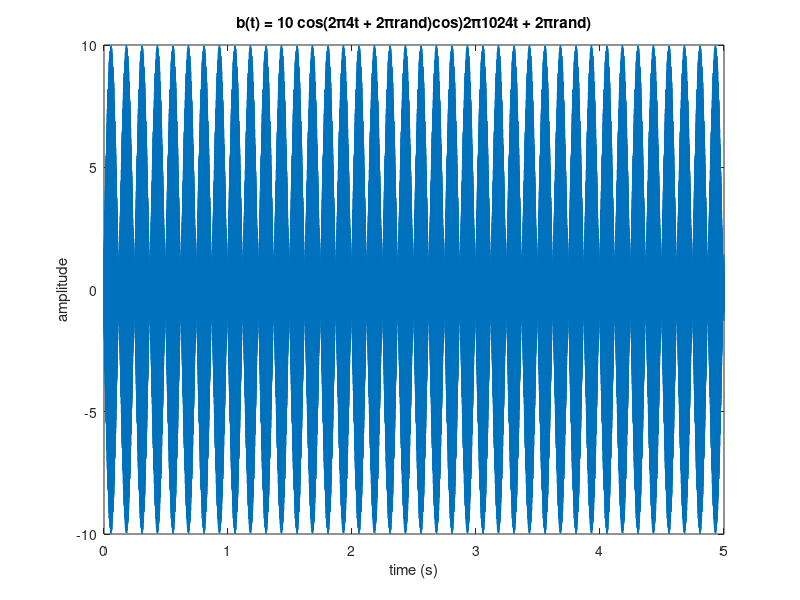

MATLAB code to generate this figure: (Note: this script raises an error after producing the figure.)
%% Spectrograms of AM and FM Signals: Lab S-7 - Exercise 2

clear; close all; clc;
%% 2.1 Beat Notes and Frequency Resolution

% x(t) = B cos(2πf_∆t + φ_∆)cos)2πf_ct + φ_c)

% x(t) = A_1 cos(2πf_1t + φ_1) + A_2 cos(2πf_2t + φ_2)

%% 2.1.1 MATLAB Code for Beat Signals

% b(t) = 10 cos(2π4t + 2πrand)cos)2π1024t + 2πrand)

Amp = 10; %-- B in equation above
fc = 1024; %-- center frequency
phic = 2*pi*rand; %-- phase of 2nd sinusoid (random)
fDelta = 4; %-- modulating frequency
phiDelta = 2*pi*rand; %-- phase of 1st sinusoid (random)
tStart = 0; %-- starting time (secs)
tStop = 5; %-- ending time (secs)
fSamp = 8000; %-- sampling rate (Hz)
%
tt = tStart:(1/fSamp):tStop; %-- vector of times
xx = Amp*cos(2*pi*fc*tt+phic).*cos(2*pi*fDelta*tt+phiDelta);

%% 2.1.2 Beat Notes Spectograms

%% 2.1.2(a)

figure
plot(tt,xx)
title('b(t) = 10 cos(2π4t + 2πrand)cos)2π1024t + 2πrand)')
ylabel('amplitude')
xlabel('time (s)')

%% 2.1.2(b)

% spectrum lines = f_c ± f_∆
spectrum_lines = [fc - fDelta; fc + fDelta]; % = [1020 1028]

%% 2.1.2(c)

L_sect = 256;

figure
plotspec(xx,fSamp,L_sect); colorbar, grid on, zoom on
title('Beat note: L_{sect} = 256')
ylabel('Frequency (Hz)')
xlabel('t')

% There is not enough resolution to see two distinct spectrum lines. Even
% when zoomed in, there is not enough data to observe two spectrum lines.

%% 2.1.2(d)

L_sect (2:5) = [512 1024 2048 4192]; % tested these values for L_sect

figure
plotspec(xx,fSamp,3500); colorbar, grid on, zoom on
title('Beat note: L_{sect} = 3500')
ylabel('Frequency (Hz)')
xlabel('t')

% confirmed that at L_sect = 3500, we can still observe two spectrum lines
% when zoomed in. The spectrum values found in part (b) are correct.

T_sect = 3500 / fSamp; % = 0.4375 s

%% 2.1.3 Inverse Relationship: Section Length vs. Frequency Resolution

%% 2.1.3(a)

% |f_1 - f_2| = C / T_sect

% C = T_sect * |f_1 - f_2|

C = T_sect * abs(spectrum_lines(1) - spectrum_lines(2)); % = 3.5

%% 2.1.3(b)

fDeltaNew = 16;
xxNew = Amp*cos(2*pi*fc*tt+phic).*cos(2*pi*fDeltaNew*tt+phiDelta);

new_spectrum_lines = [fc - fDeltaNew; fc + fDeltaNew];
% T_sect = c / |f_1 - f_2|
predicted_T_sect = C / abs(new_spectrum_lines(1) - new_spectrum_lines(2));
% = 0.1094

% L_sect = T_sect * fs
predicted_L_sect = predicted_T_sect * fSamp; % = 875

figure
plotspec(xxNew,fSamp,L_sect(3)); colorbar, grid on, zoom on
title('Beat note')
ylabel('Frequency (Hz)')
xlabel('t')

% tested L_sect values as before (256, 512, 1024), able to see two lines at
% L_sect(3) = 1024

figure
plotspec(xxNew,fSamp,predicted_L_sect); colorbar, grid on, zoom on
title('Beat note: L_{sect} = 875')
ylabel('Frequency (Hz)')
xlabel('t')

% plotted with predicted_L_sect, able to observe two spectrum lines at the
% new spectrum values of 1008 and 1040 when zoomed in